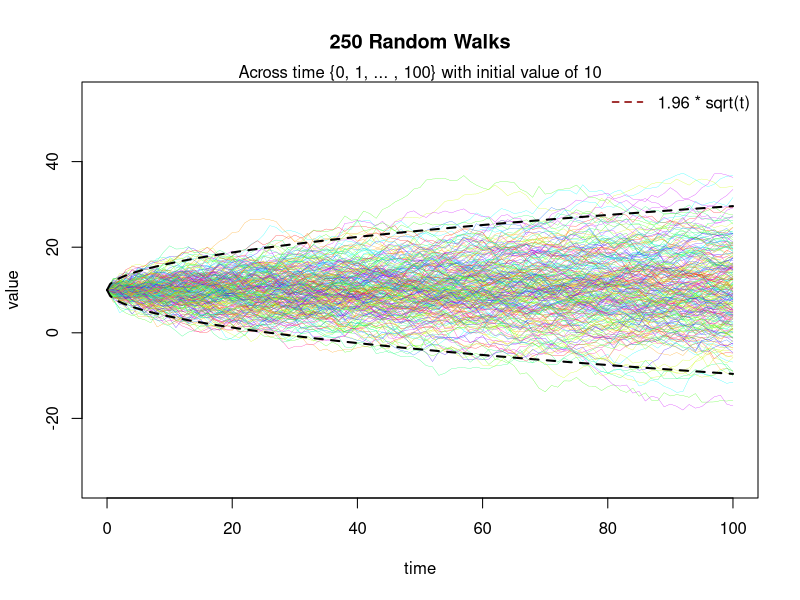

Generate this figure with R:
# Generate k random walks across time {0, 1, ... , T}
T <- 100
k <- 250
initial.value <- 10
GetRandomWalk <- function() {
  # Add a standard normal at each step
  initial.value + c(0, cumsum(rnorm(T)))
}

# Matrix of random walks
values <- replicate(k, GetRandomWalk())
# Create an empty plot
dev.new(height=8, width=12)
plot(0:T, rep(NA, T + 1), main=sprintf("%s Random Walks", k),
     xlab="time", ylab="value",
     ylim=10 + 4.5 * c(-1, 1) * sqrt(T))
mtext(sprintf("%s%s} with initial value of %s",
              "Across time {0, 1, ... , ", T, initial.value))
for (i in 1:k) {
  lines(0:T, values[ , i], lwd=0.25, col=sample(rainbow(10)))
}
for (sign in c(-1, 1)) {
  curve(initial.value + sign * 1.96 * sqrt(x), from=0, to=T,
        n=2*T, col="black", lty=2, lwd=2, add=TRUE)
}
legend("topright", "1.96 * sqrt(t)",
       bty="n", lwd=1.5, lty=2, col="darkred")

#savePlot("D:/git/working/R/credit risk modelling/data/random_walks.png")

